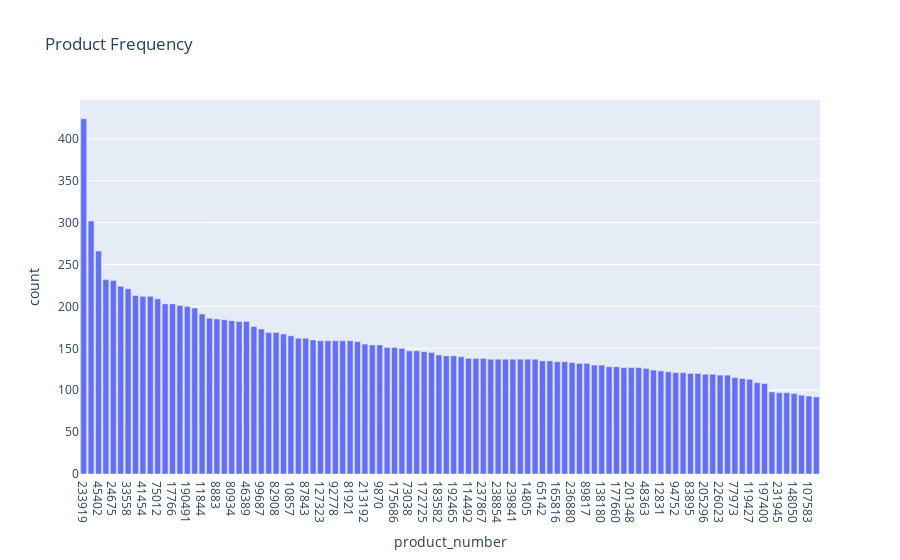

Notebook cell for this chart:
### Code cell
fig = px.bar(
    prod_freq, 
    x = 'product_number', 
    y = 'count',
    title = 'Product Frequency'
)

fig.show()

### Figure 1 — Plotly figure (JSON) as saved in the notebook; plotly's stock layout.template omitted (floating-point values rounded to 4 significant figures)
{"data": [{"alignmentgroup": "True", "hovertemplate": "product_number=%{x}<br>count=%{y}<extra></extra>", "legendgroup": "", "marker": {"color": "#636efa", "pattern": {"shape": ""}}, "name": "", "offsetgroup": "", "orientation": "v", "showlegend": false, "textposition": "auto", "type": "bar", "x": ["233919", "247737", "45402", "234906", "24675", "112518", "33558", "30597", "41454", "32571", "75012", "221088", "17766", "235893", "190491", "58233", "11844", "187530", "8883", "155946", "80934", "86856", "46389", "64155", "99687", "158907", "82908", "191478", "10857", "91791", "87843", "109557", "127323", "93765", "92778", "25662", "81921", "214179", "213192", "57246", "9870", "219114", "175686", "105609", "73038", "62181", "172725", "143115", "183582", "220101", "192465", "211218", "114492", "7896", "237867", "242802", "238854", "240828", "239841", "6909", "14805", "163842", "65142", "37506", "165816", "59220", "236880", "169764", "89817", "116466", "138180", "182595", "177660", "184569", "201348", "171738", "48363", "130284", "12831", "157920", "94752", "129297", "83895", "230958", "205296", "51324", "226023", "43428", "77973", "222075", "119427", "193452", "197400", "196413", "231945", "195426", "148050", "204309", "107583", "167790"], "xaxis": "x", "y": [424, 302, 266, 232, 231, 224, 221, 213, 212, 212, 209, 203, 203, 201, 200, 198, 191, 186, 185, 184, 183, 182, 182, 176, 173, 169, 169, 167, 165, 162, 162, 160, 159, 159, 159, 159, 159, 158, 155, 154, 154, 151, 151, 150, 147, 147, 146, 145, 142, 141, 141, 140, 138, 138, 138, 137, 137, 137, 137, 137, 137, 137, 135, 135, 134, 134, 133, 132, 132, 130, 130, 128, 128, 127, 127, 127, 126, 124, 123, 122, 121, 121, 120, 120, 119, 119, 118, 118, 115, 114, 113, 109, 108, 98, 97, 97, 96, 94, 93, 92], "yaxis": "y"}], "layout": {"barmode": "relative", "legend": {"tracegroupgap": 0}, "title": {"text": "Product Frequency"}, "xaxis": {"anchor": "y", "domain": [0, 1], "title": {"text": "product_number"}}, "yaxis": {"anchor": "x", "domain": [0, 1], "title": {"text": "count"}}}}
